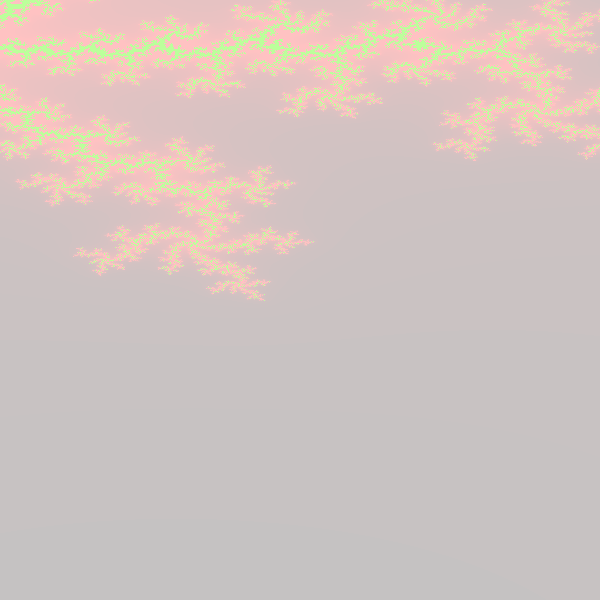
Frame 1 (no input)
Frame 2 (the mouse pressed at the canvas centre, redrawn once): identical to frame 1, image omitted

The p5.js sketch that drew this single still picture (run headless with seeded random() and noise() and a simulated clock; the mouse was pressed at the canvas centre and the sketch redrawn once):

// p5.js sketch
// ── sketch.js
let from;
let to;
let iterations
let black_color
let white_color
// Full mandlebrot
/*
let xmin = -2.0
let xmax = 2.0
let ymin = -2.0
let ymax = 2.0
*/
let xmin = -0.56
let xmax = -0.57
let ymin = -0.56
let ymax = -0.57

function setup() {
  createCanvas(600, 600);
  colorMode(HSB, 360, 100, 100, 100);
  from = color(218, 165, 32);
  to = color(72, 61, 139);
  black_color = color(0,100,100,100)
  white_color = color(100,100,100,100)
  iterations = 100
  

  noLoop();
}

function draw() {
  loadPixels();
  let d = pixelDensity();

  let numPixels = 4 * (width * d) * (height * d);
  let max_distance = sqrt(width ** 2 + height ** 2);
  //print(max_distance)

  for (let i = 0; i < numPixels; i = i + 4) {
    let y_pos = floor(i / (width * d * 4));
    let x_pos = i % (width * 4 * d);
    let convertXPos = map(x_pos, 0, width * 2 * 4 - 4, 0, width * d - 1);
    //print("x_pos: ", convertXPos, " y_pos: ", y_pos)
    // convert pixel locations to cartesian formats
    let x_cart = map(convertXPos, 0, width * 2 - 1, ymin, ymax);
    let y_cart = map(y_pos, 0, height * 2 - 1, xmin, xmax);
    //print("x_cart: ", x_cart, " y_cart: ", y_cart)
    let mandelColor
    let numIterations = mandelbrot(createVector(x_cart, y_cart), iterations) 
    if(numIterations >= iterations){
      mandelColor = white_color
    }
    else {
      mandelColor = color(map(numIterations,0,iterations,0,360),100,100,100)
    }
    /*
    let pixelColor = lerpColor(
      from,
      to,
      map(distance, 0, max_distance, 0.0, 1.0)
    );
    */
    colorMode(RGB)
    pixels[i] = red(mandelColor);
    pixels[i + 1] = green(mandelColor);
    pixels[i + 2] = blue(mandelColor);
    pixels[i + 3] = alpha(mandelColor);
  }
  updatePixels();
  print("done");
}

function mandelbrot(c, max_iter) {
  z = createVector(0, 0);
  let iteration;
  for (iteration = 0; iteration < max_iter; iteration++) {
    // Compute (z^2) + c
    let real = z.x * z.x - z.y * z.y + c.x;
    let imag = 2 * (z.x * z.y) + c.y;
    z.x = real;
    z.y = imag;
    if (z.mag() > 40) {
      break;
    }
  }
  return iteration;
}
